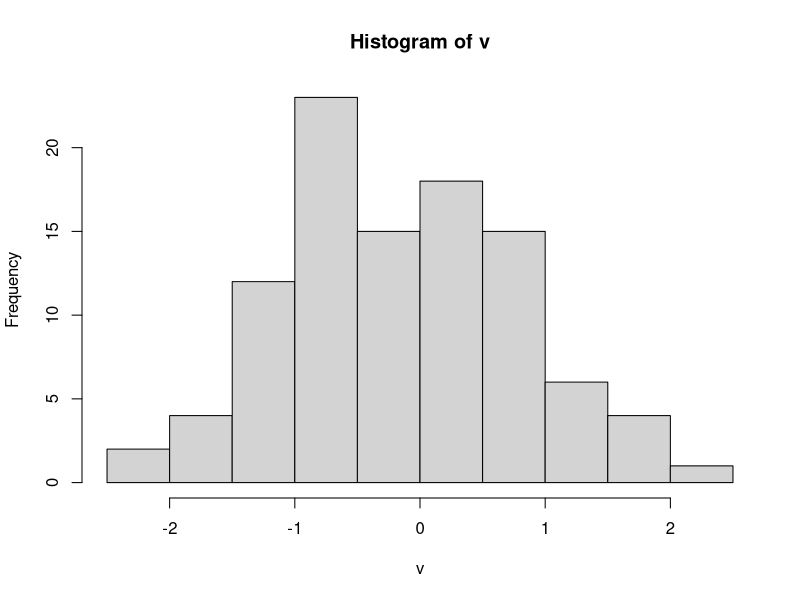
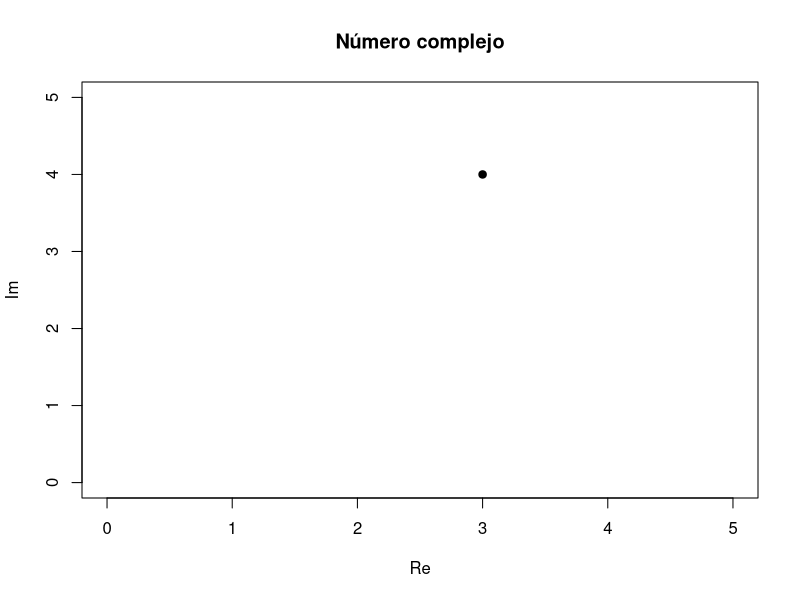
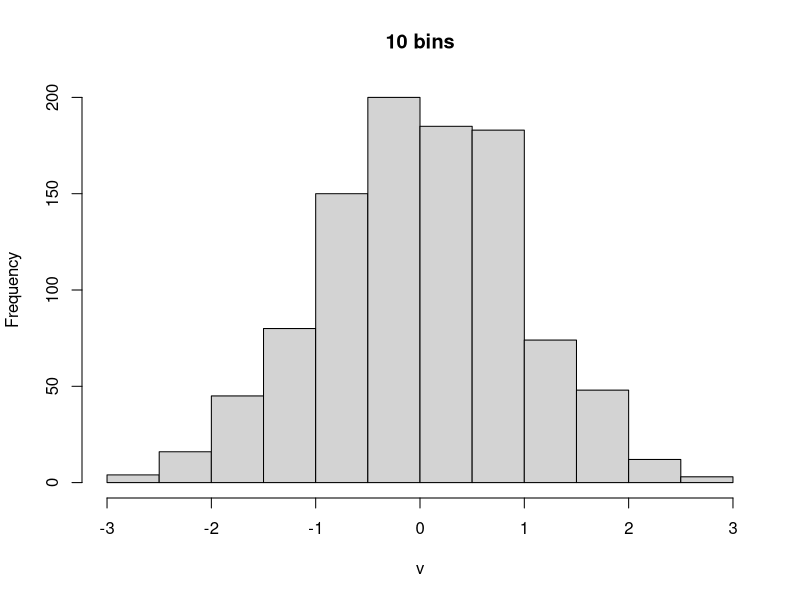
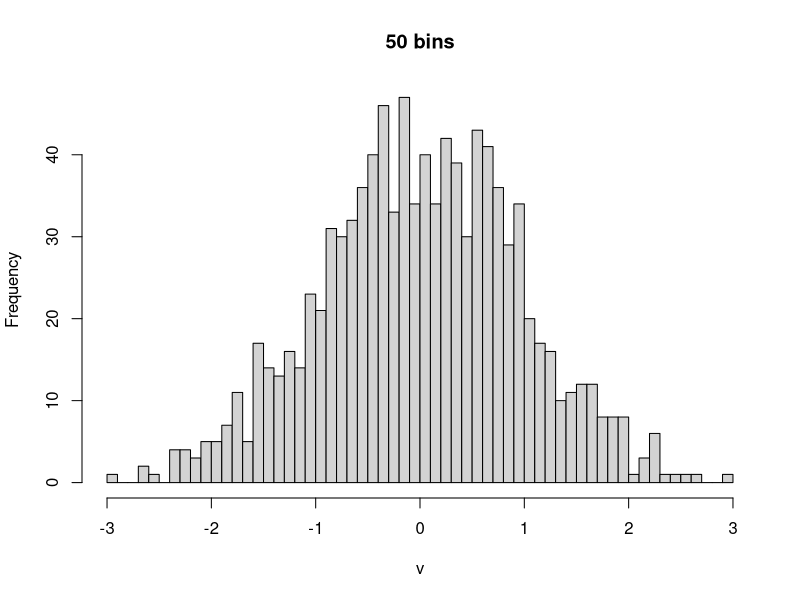

Here is the R script that generated these plots, in order:
# =============================
# 🟢 Ejercicios Básicos
# =============================

# Calculadora simple
3 + 5 * 2
10^2
sqrt(144)
log(pi)

# Asignación de variables
a <- 100
print(a)
a <- a + 50
print(a)

# Vectores numéricos
v <- c(10, 20, 30, 40, 50)
length(v)
v * 2
v + 5

# Funciones elementales
mean(v)
sum(v)
min(v)
max(v)
sd(v)

# Insertar NA
v[3] <- NA
mean(v)
# [1] NA
mean(v, na.rm = TRUE)
# [1] 30

# Indexación básica
v <- c(10, 20, 30, 40, 50)
v[3]
v[2:4]

# Operaciones lógicas
w <- c(5, 15, 25, 35, 45)
sel <- w > 20
w[sel]
which(w == 25)

# Redondeo
round(pi, 0)
round(pi, 1)
round(pi, 3)

# Secuencias y repeticiones
seq(0, 1, by = 0.2)
rep(1:3, each = 4)

# Uso de paste
paste("Hola", "mundo")
paste0("Hola", "mundo")

# Primer histograma
v <- rnorm(100)
hist(v)

# =============================
# 🟡 Ejercicios Intermedios
# =============================

# Cuantiles y resumen
# quantile(v) y summary(v) indican los quartiles del vector 
# y metodos comunes
v <- rnorm(200)
quantile(v)
summary(v)

# Ordenación y rangos
w <- sample(1:20, 10)
sort(w)
sort(w, decreasing = TRUE)
order(w)
rank(w, ties.method = "min")

# Manejo de NA
u <- c(NA, 2, NA, 5, 8, NA)
sum(is.na(u))
u[!is.na(u)]

# Tablas y frecuencias
colores <- factor(c("rojo", "azul", "rojo", "verde", "azul"))
table(colores)

# Matrices y apply
m <- matrix(1:12, nrow = 3, byrow = TRUE)
apply(m, 1, sum)
apply(m, 2, mean)

# Listas
l <- list(nombre = "Ana", edades = c(20, 30, 40), activo = TRUE)
l$nombre
l$edades[2]

# Data frame simple
df <- data.frame(id = 1:5, score = rnorm(5))
df$passed <- df$score > 0
df

# Funciones propias
f <- function(x) x^2 + 2*x + 1
f(5)
sapply(1:10, f)

# Control de flujo
for (i in 1:10) {
  cat(i, ":", factorial(i), "\n")
}

i <- 1
f <- 1
while (f <= 1e5) {
  f <- factorial(i)
  cat(i, ":", f, "\n")
  i <- i + 1
}

# Factores ordenados
talla <- factor(c("S", "M", "L", "M", "S"), levels = c("S", "M", "L"), ordered = TRUE)
talla > "M"

# =============================
# 🔴 Ejercicios Avanzados
# =============================

# tapply en agrupaciones
df <- data.frame(grupo = rep(LETTERS[1:3], each = 5), valor = rnorm(15))
tapply(df$valor, df$grupo, mean)

# Funciones anónimas
sapply(1:5, function(x) ifelse(x %% 2 == 0, "par", "impar"))

# Expresiones regulares
text <- "Visita http://example.com y https://r-project.org"
gsub("http[s]?://[^ ]+", "", text)

# cut y cuantiles
v <- rnorm(100)
cut(v, breaks = quantile(v), labels = FALSE, include.lowest = TRUE)

# Fechas y horas
fecha <- as.Date("21/04/2025", "%d/%m/%Y")
fecha + 30
Sys.Date() - fecha

# Complejos y módulo
z <- 3 + 4i
Mod(z)
Arg(z)
plot(Re(z), Im(z), xlim = c(0,5), ylim = c(0,5), xlab = "Re", ylab = "Im", main = "Número complejo", pch = 19)

# Pila con Reference Class
Stack <- setRefClass("Stack",
                     fields = list(items = "list"),
                     methods = list(
                       initialize = function() items <<- list(),
                       put = function(x) items <<- c(items, list(x)),
                       pop = function() {
                         val <- tail(items, 1)[[1]]
                         items <<- items[-length(items)]
                         return(val)
                       },
                       size = function() length(items)
                     )
)

s <- Stack$new()
s$put(10)
s$put(20)
s$size()
s$pop()

# Histogramas avanzados
v <- rnorm(1000)
hist(v, breaks = 10, main = "10 bins")
hist(v, breaks = 50, main = "50 bins")

# Vectorización vs bucles
x <- 1:1e6

start <- Sys.time()
sapply(x, function(x) x^3 + x^2 + 1/(x + 10))
Sys.time() - start

start <- Sys.time()
res <- numeric(length(x))
for (i in seq_along(x)) {
  res[i] <- x[i]^3 + x[i]^2 + 1/(x[i] + 10)
}
Sys.time() - start

# Función de orden superior
dualize <- function(f) function(x) f(f(x))
d_sqrt <- dualize(sqrt)
d_sqrt(16)

d_log <- dualize(log)
d_log(10)
